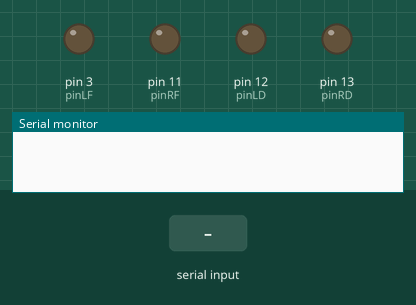
This sketch was run on a simulated Arduino Uno, built with avr-gcc and run on an emulated ATmega328P. On the bench: output pins drawn as LEDs (lit = HIGH), the last lines printed to the serial monitor. The test bench sets the inputs (shaded band).

Above: at 1.2 s.
1.3 s: "A\n" received over Serial
At 2.9 s:
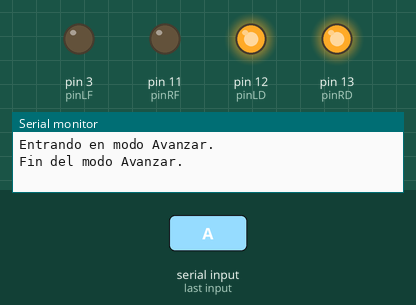
3.9 s: "I\n" received over Serial
At 4.4 s:
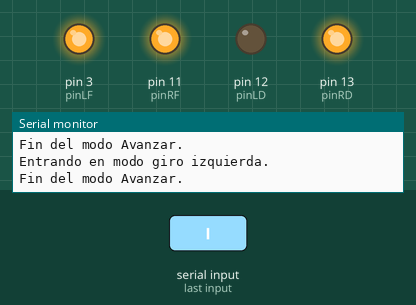
6.0 s: "D\n" received over Serial
At 6.5 s:
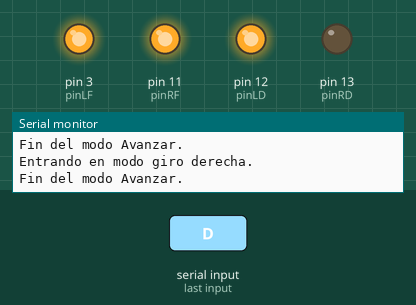
8.1 s: "B\n" received over Serial
At 8.9 s:
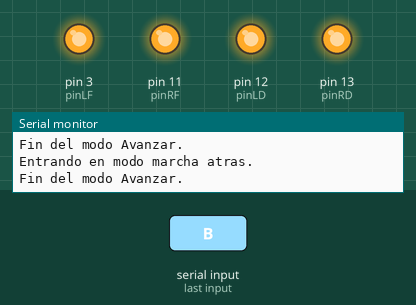
Timing chart, 0 to 11.1 s (numbered marks = the images above; inputs shaded):
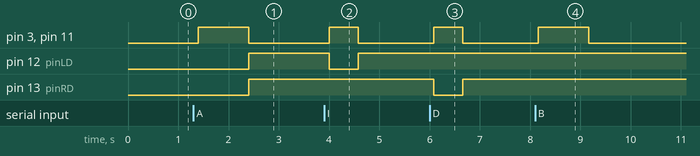

The sketch:

movimiento_tanque.ino
```cpp
enum Modo{
  parado,
  avanzando,
  giroiz,
  giroder,
  marchatras,

  MODOS
} modo;


int pinLD = 12;
int pinLF = 3;
int pinRD = 13;
int pinRF = 11;

String valor_serial;
#define N 0x100


void setup()
    {
    Serial.begin(9600);
    pinMode(pinLD,OUTPUT);
    pinMode(pinLF,OUTPUT);
    pinMode(pinRD,OUTPUT);
    pinMode(pinRF,OUTPUT);
    }

//sscanf(" avanzar %s %i

void loop()
    {
     char command[N];
     //Entrada de datos
     leer_comando(command);
     // Analizar el comando
     modo = analizar(command);
     // Ejecutar el comando
     switch (modo){
        case parado:
           Serial.println("Darius he parado.");
           parar();
           delay(1000);
           break;
        case avanzando:
           objetivo_avanzar();
           Serial.println("Fin del modo Avanzar.");
           avanzar();
           delay(1000);
           parar();
           break;
       case giroiz:
           objetivo_avanzar();
           Serial.println("Fin del modo Avanzar.");
           izquierda();
           delay(580);
           parar();
           break;

       case giroder:
           objetivo_avanzar();
           Serial.println("Fin del modo Avanzar.");
           derecha();
           delay(580);
           parar();
           break;

       case marchatras:
           objetivo_avanzar();
           Serial.println("Fin del modo Avanzar.");
           atras();
           delay(1000);
           parar();
           break;

     }
     }
```

comandos.ino
```cpp
bool startsWith(const char *pre, const char *str)
{
    size_t lenpre = strlen(pre),
           lenstr = strlen(str);
    return lenstr < lenpre ? false : strncmp(pre, str, lenpre) == 0;
}

void leer_comando(char command[N]){
     int letra;
     int i = 0;
     while ((letra =  Serial.read()) != '\n'){
      if ( letra == -1 ) {
        delay(100);
        continue;
      }
      command[i++] = (char) letra;
     }
     command[i] = '\0';
}

enum Modo analizar(char command[N]) {
  if (startsWith("A", command)){
      Serial.println("Entrando en modo Avanzar.");
      return avanzando;
  }
  if (startsWith("S", command)){
      Serial.println("Entrando en modo espera.");
      return parado;
  }

   if (startsWith("I", command)){
      Serial.println("Entrando en modo giro izquierda.");
      return giroiz;
  }
   if (startsWith("D", command)){
      Serial.println("Entrando en modo giro derecha.");
      return giroder;
  }
   if (startsWith("B", command)){
      Serial.println("Entrando en modo marcha atras.");
      return marchatras;
  }
}
```

maniobras.ino
```cpp
void objetivo_avanzar() {

}
```

motores.ino
```cpp
void avanzar()
    {
    digitalWrite(pinLD,LOW);
    digitalWrite(pinRD, LOW);
    analogWrite(pinLF,255);
    analogWrite(pinRF,255);
    }
void atras()
    {
     digitalWrite(pinLD,HIGH);
     digitalWrite(pinRD,HIGH);
     analogWrite(pinLF,255);
     analogWrite(pinRF,255);
    }

void derecha()
    {
   digitalWrite(pinLD,HIGH);
   digitalWrite(pinRD,LOW);
   analogWrite(pinLF, 255);
   analogWrite(pinRF,255);
    }
void izquierda()
    {
   digitalWrite(pinLD,LOW);
   digitalWrite(pinRD,HIGH);
   analogWrite(pinLF, 255);
   analogWrite(pinRF,255);
    }
void parar()
    {
     digitalWrite(pinLD,HIGH);
     digitalWrite(pinRD,HIGH);
     analogWrite(pinLF,0);
     analogWrite(pinRF,0);
    }
```

Measured:
- after the input at 1.3 s, pin 3 (pinLF), pin 11 (pinRF): LOW → HIGH after 0.10 s, → LOW 1.0 s later; pin 12 (pinLD), pin 13 (pinRD): LOW → HIGH after 1.1 s
- after the input at 3.9 s, pin 3 (pinLF), pin 11 (pinRF): LOW → HIGH after 0.10 s, → LOW 0.58 s later; pin 12 (pinLD): HIGH → LOW after 0.10 s, → HIGH 0.58 s later
- after the input at 6.0 s, pin 3 (pinLF), pin 11 (pinRF): LOW → HIGH after 0.08 s, → LOW 0.58 s later; pin 13 (pinRD): HIGH → LOW after 0.08 s, → HIGH 0.58 s later
- after the input at 8.1 s, pin 3 (pinLF), pin 11 (pinRF): LOW → HIGH after 0.06 s, → LOW 1.0 s later
